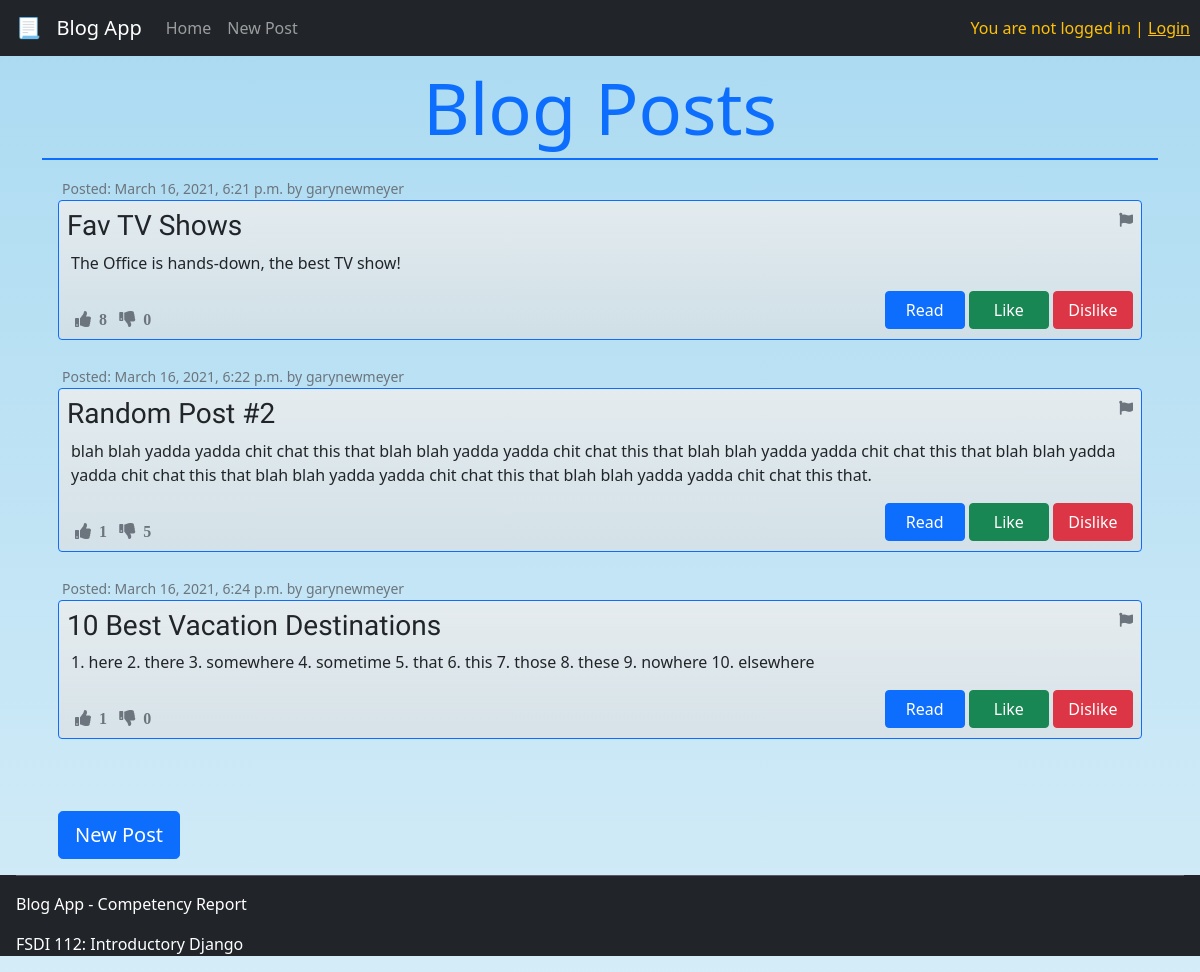
The app's page /, older data.
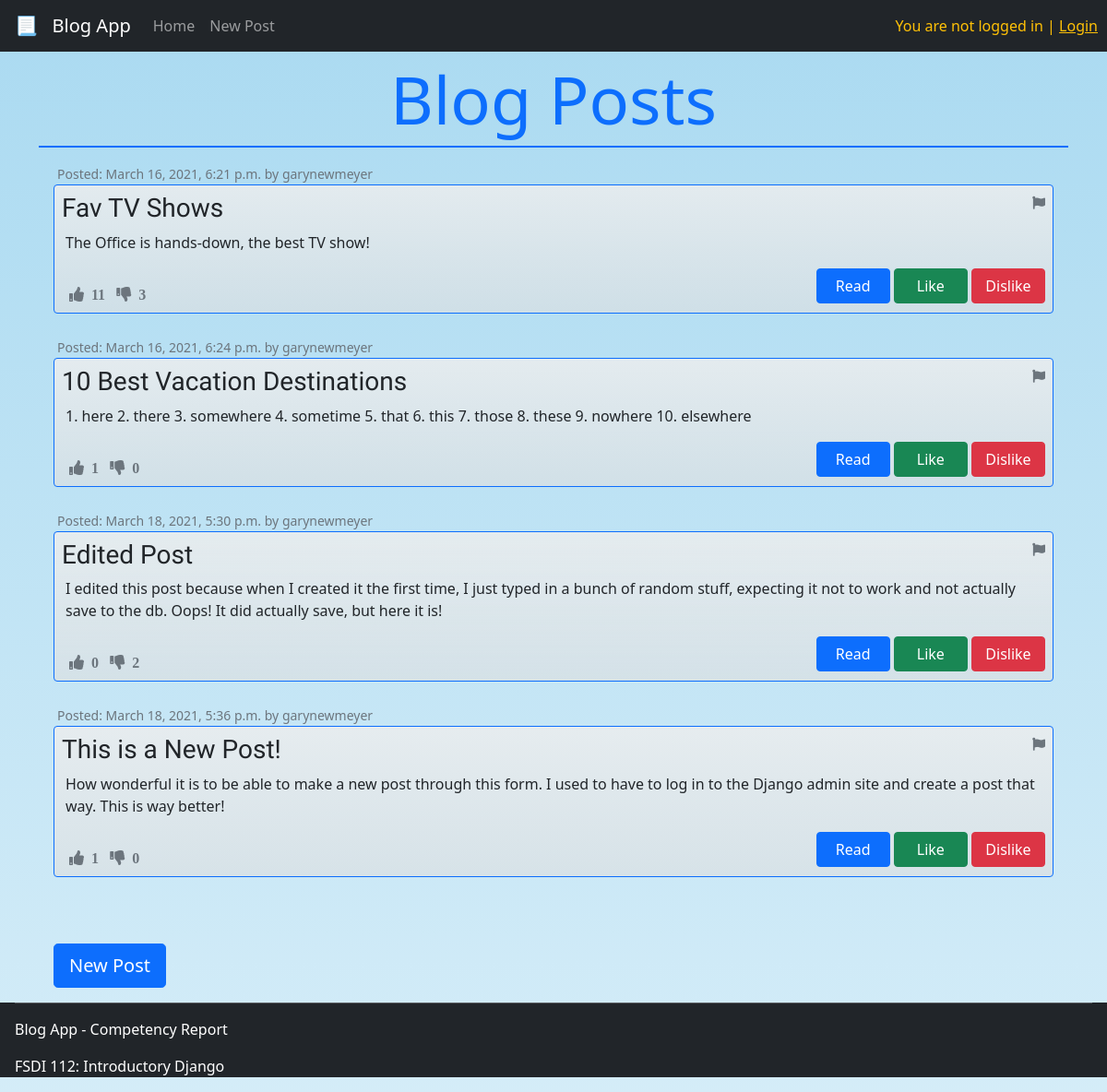
The same page, newer data.
### blog/models.py (models this page shows, shortened)
class Post(models.Model):
    title = models.CharField(max_length=200)
    author = models.ForeignKey('auth.User', on_delete=models.CASCADE)
    body = models.TextField()
    likes = models.IntegerField(default=0)
    dislikes = models.IntegerField(default=0)
    flagged = models.BooleanField(default=False)
    created_at = models.DateTimeField(auto_now_add=True)

### blog/views.py (the view)
# urls.py: path("", BlogListView.as_view(), name="home"),
class BlogListView(ListView):
    model = Post
    template_name = "home.html"
    context_object_name = "all_posts_list"

### blog/templates/home.html (shortened to what this page needs)
{% extends "base.html" %}
{% block content %}
<div class="container pt-3">
    <h1 class="display-2 mt-5 text-primary text-center">Blog Posts</h1>
    <div class="divider bg-primary border border-primary"></div>
    <div class="mt-3 px-3" id="all-posts">
        {% for post in all_posts_list %}
        <small class="text-muted mx-1">Posted: {{post.created_at}} by {{post.author}}</small>
            <div id="one-post" class="border border-primary rounded mb-4 px-2 py-2">
                <div class="d-flex justify-content-between">
                    <h3 class="g-font">{{post.title}}</h3>
                    <small><i class="fas fa-flag text-muted" onclick="btnFlag('{{post.id}}')"></i></small>
                </div>
                <p class="px-1">{{ post.body }}</p>
                <div class="d-flex justify-content-between" id="btn-post">
                    <div class="mt-3 px-2">
                        <i id="likes-{{post.id}}" class="fas fa-thumbs-up text-muted">&nbsp {{post.likes}} &nbsp</i>
                        <i id="dislikes-{{post.id}}" class="fas fa-thumbs-down text-muted">&nbsp {{post.dislikes}} &nbsp</i>
                    </div>
                    <div class="edit-like-btns">
                        <a href="{% url 'one_post' post.pk %}"><button class="btn btn-small btn-primary">Read</button></a>
                        <button onclick="btnLike('{{post.id}}')" class="btn btn-small btn-success">Like</button>
                        <button onclick="btnDislike('{{post.id}}')" class="btn btn-small btn-danger">Dislike</button>
                    </div>
                </div>
            </div>
        {% endfor %}
        <button id="new-post-btn" onclick="newPost()" class="btn btn-lg btn-primary mt-5">New Post</button>
    </div>
</div>
{% endblock content %}

### blog/templates/base.html (shortened to what this page needs)
<!DOCTYPE html>
<html lang="en">
<head>
    {% load static %}
    <link rel="stylesheet" href="{% static 'css/styles.css' %}">
    <link href="https://cdn.jsdelivr.net/npm/bootstrap@5.0.0-beta2/dist/css/bootstrap.min.css" rel="stylesheet">
    <link rel="stylesheet" href="https://pro.fontawesome.com/releases/v5.10.0/css/all.css"/>
</head>
<body>
    <nav class="navbar navbar-expand-lg navbar-dark bg-dark fixed-top mb-5">
        <a class="navbar-brand mx-3" href="{% url 'home' %}">📃 &nbsp Blog App</a>
        <div class="collapse navbar-collapse" id="navbarNavAltMarkup">
            <ul class="navbar-nav mr-auto">
                <li class="nav-item">
                    <a class="nav-link" href="{% url 'home' %}">Home</a>
                </li>
                <li class="nav-item">
                    <a class="nav-link" href="{% url 'new_post' %}">New Post</a>
                </li>
            </ul>
            {% if user.is_authenticated %}
                <span class="navbar-text text-primary nav-log">
                    Welcome, {{user.username}} | <a href="{% url 'logout' %}">Logout</a>
                </span>
            {% else %}
                <span class="navbar-text text-warning nav-log">
                    You are not logged in | <a class="text-warning" href="{% url 'login' %}">Login</a>
                </span>
            {% endif %}
        </div>
    </nav>
    <main>
        {% block content %}
        {% endblock content %}
    </main>
    <footer class="px-3 text-white bg-dark">
        <hr>
        <p>Blog App - Competency Report</p>
        <p>FSDI 112: Introductory Django</p>
    </footer>
</body>
</html>

### blog/static/css/styles.css (style rules this page uses)
body { background-image: linear-gradient(#aadaf1, #aadaf181); }
.container { min-height: 90vh; }
.nav-log { margin-left: auto; margin-right: 10px; }
#one-post { background-image: linear-gradient(#ebedeedc, #dddfe0a2); }
.g-font { font-family: 'Oswald', sans-serif; }
.edit-like-btns button { width: 80px; }
footer { min-height: 10vh; }

Row changes from the older to the newer data that the page shows:
removed Post: created_at "March 16, 2021, 6:22 p.m.", author "garynewmeyer", title "Random Post #2", body "blah blah yadda yadda chit chat this that blah blah yadda yadda chit chat this that blah blah yadda yadda chit chat this that blah blah yadda yadda chit chat this that blah blah yadda yadda chit chat this that blah blah yadda yadda chit chat this that.", likes "1", dislikes "5"
changed Post "Fav TV Shows": likes "8" → "11"; dislikes "0" → "3"
added Post: created_at "March 18, 2021, 5:30 p.m.", author "garynewmeyer", title "Edited Post", body "I edited this post because when I created it the first time, I just typed in a bunch of random stuff, expecting it not to work and not actually save to the db. Oops! It did actually save, but here it is!", likes "0", dislikes "2"
added Post: created_at "March 18, 2021, 5:36 p.m.", author "garynewmeyer", title "This is a New Post!", body "How wonderful it is to be able to make a new post through this form. I used to have to log in to the Django admin site and create a post that way. This is way better!", likes "1", dislikes "0"
